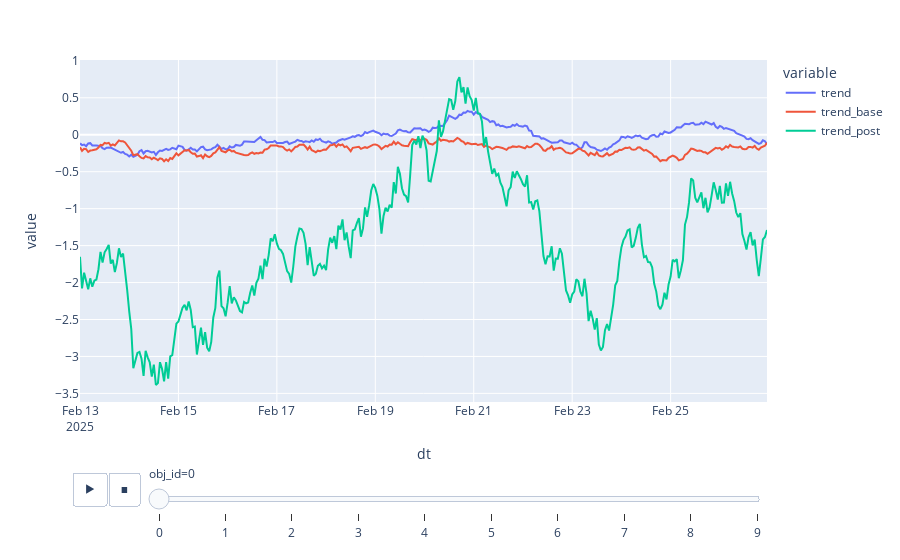

Notebook cell for this chart:
### Code cell
px.line(
    df,
    animation_frame='obj_id',
    x='dt',
    y='trend	trend_base	trend_post'.split('\t')
)

### Figure 1 — Plotly figure (JSON) as saved in the notebook; plotly's stock layout.template omitted (floating-point values rounded to 4 significant figures; data arrays with more than 128 entries replaced by an {"elided": "..."} marker saying what was removed)
{"data": [{"hovertemplate": "variable=trend<br>obj_id=0<br>dt=%{x}<br>value=%{y}<extra></extra>", "legendgroup": "trend", "line": {"color": "#636efa", "dash": "solid"}, "marker": {"symbol": "circle"}, "mode": "lines", "name": "trend", "orientation": "v", "showlegend": true, "type": "scatter", "x": {"elided": "336 str values"}, "xaxis": "x", "y": {"elided": "336 float values"}, "yaxis": "y"}, {"hovertemplate": "variable=trend_base<br>obj_id=0<br>dt=%{x}<br>value=%{y}<extra></extra>", "legendgroup": "trend_base", "line": {"color": "#EF553B", "dash": "solid"}, "marker": {"symbol": "circle"}, "mode": "lines", "name": "trend_base", "orientation": "v", "showlegend": true, "type": "scatter", "x": {"elided": "336 str values"}, "xaxis": "x", "y": {"elided": "336 float values"}, "yaxis": "y"}, {"hovertemplate": "variable=trend_post<br>obj_id=0<br>dt=%{x}<br>value=%{y}<extra></extra>", "legendgroup": "trend_post", "line": {"color": "#00cc96", "dash": "solid"}, "marker": {"symbol": "circle"}, "mode": "lines", "name": "trend_post", "orientation": "v", "showlegend": true, "type": "scatter", "x": {"elided": "336 str values"}, "xaxis": "x", "y": {"elided": "336 float values"}, "yaxis": "y"}], "layout": {"legend": {"title": {"text": "variable"}, "tracegroupgap": 0}, "margin": {"t": 60}, "sliders": [{"active": 0, "currentvalue": {"prefix": "obj_id="}, "len": 0.9, "pad": {"b": 10, "t": 60}, "steps": [{"args": [["0"], {"frame": {"duration": 0, "redraw": false}, "fromcurrent": true, "mode": "immediate", "transition": {"duration": 0, "easing": "linear"}}], "label": "0", "method": "animate"}, {"args": [["1"], {"frame": {"duration": 0, "redraw": false}, "fromcurrent": true, "mode": "immediate", "transition": {"duration": 0, "easing": "linear"}}], "label": "1", "method": "animate"}, {"args": [["2"], {"frame": {"duration": 0, "redraw": false}, "fromcurrent": true, "mode": "immediate", "transition": {"duration": 0, "easing": "linear"}}], "label": "2", "method": "animate"}, {"args": [["3"], {"frame": {"duration": 0, "redraw": false}, "fromcurrent": true, "mode": "immediate", "transition": {"duration": 0, "easing": "linear"}}], "label": "3", "method": "animate"}, {"args": [["4"], {"frame": {"duration": 0, "redraw": false}, "fromcurrent": true, "mode": "immediate", "transition": {"duration": 0, "easing": "linear"}}], "label": "4", "method": "animate"}, {"args": [["5"], {"frame": {"duration": 0, "redraw": false}, "fromcurrent": true, "mode": "immediate", "transition": {"duration": 0, "easing": "linear"}}], "label": "5", "method": "animate"}, {"args": [["6"], {"frame": {"duration": 0, "redraw": false}, "fromcurrent": true, "mode": "immediate", "transition": {"duration": 0, "easing": "linear"}}], "label": "6", "method": "animate"}, {"args": [["7"], {"frame": {"duration": 0, "redraw": false}, "fromcurrent": true, "mode": "immediate", "transition": {"duration": 0, "easing": "linear"}}], "label": "7", "method": "animate"}, {"args": [["8"], {"frame": {"duration": 0, "redraw": false}, "fromcurrent": true, "mode": "immediate", "transition": {"duration": 0, "easing": "linear"}}], "label": "8", "method": "animate"}, {"args": [["9"], {"frame": {"duration": 0, "redraw": false}, "fromcurrent": true, "mode": "immediate", "transition": {"duration": 0, "easing": "linear"}}], "label": "9", "method": "animate"}], "x": 0.1, "xanchor": "left", "y": 0, "yanchor": "top"}], "updatemenus": [{"buttons": [{"args": [null, {"frame": {"duration": 500, "redraw": false}, "fromcurrent": true, "mode": "immediate", "transition": {"duration": 500, "easing": "linear"}}], "label": "&#9654;", "method": "animate"}, {"args": [[null], {"frame": {"duration": 0, "redraw": false}, "fromcurrent": true, "mode": "immediate", "transition": {"duration": 0, "easing": "linear"}}], "label": "&#9724;", "method": "animate"}], "direction": "left", "pad": {"r": 10, "t": 70}, "showactive": false, "type": "buttons", "x": 0.1, "xanchor": "right", "y": 0, "yanchor": "top"}], "xaxis": {"anchor": "y", "domain": [0, 1], "title": {"text": "dt"}}, "yaxis": {"anchor": "x", "domain": [0, 1], "title": {"text": "value"}}}}
